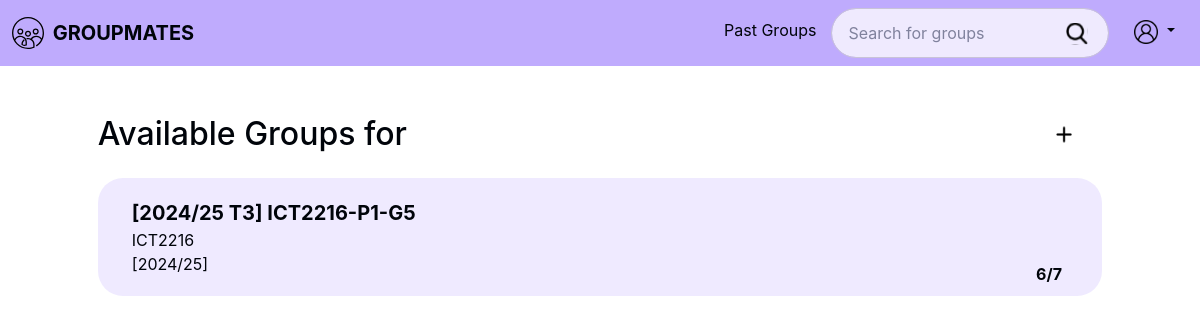
/groups.php (signed in), run on an earlier commit of the app's database.
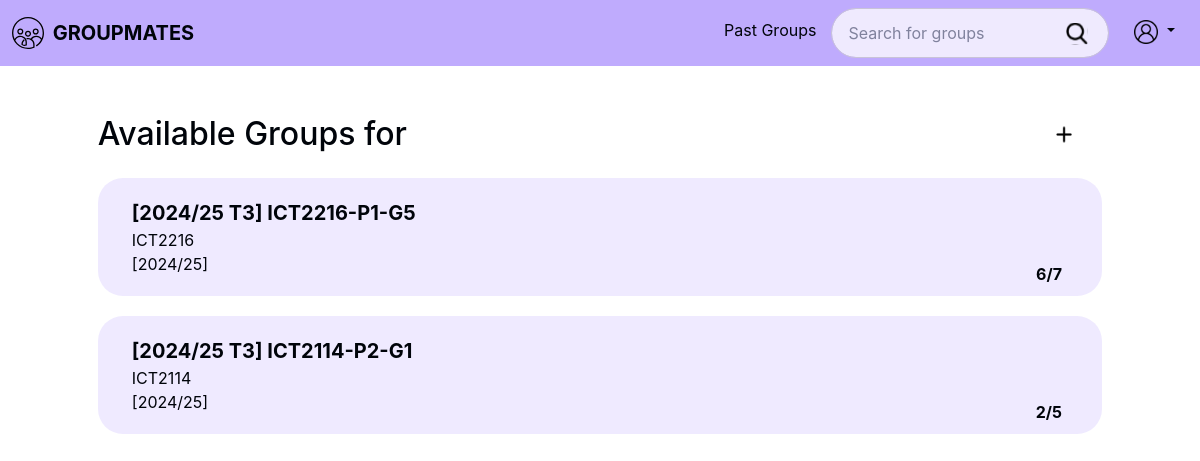
And on a later commit of the database.
### tables this page shows
CREATE TABLE `groups` (
  groupId INT AUTO_INCREMENT PRIMARY KEY,
  groupName VARCHAR(255) NOT NULL,
  acadYear VARCHAR(20) NOT NULL,
  trimester VARCHAR(10) NOT NULL,
  moduleCode VARCHAR(20) NOT NULL,
  labGroupCode VARCHAR (10) NULL,
  groupNumber INT NOT NULL,
  noOfMembers INT NOT NULL DEFAULT 0,
  maxGroupSize INT NOT NULL,
  groupStatus ENUM('active', 'inactive', 'closed') NOT NULL, 
  FOREIGN KEY (moduleCode) REFERENCES modules (moduleCode) ON DELETE RESTRICT,
  FOREIGN KEY (labGroupCode, moduleCode) REFERENCES labGroups (labGroupCode, moduleCode) ON DELETE RESTRICT
);

### src/Boundary/GroupPageController.php (called while the page is built, shortened)
<?php
class GroupPageController
{
    private GroupControl $groupControl;
    public function __construct(GroupControl $groupControl, GroupMembershipControl $groupMembershipControl, PDO $pdo)
    {
        $this->groupControl = $groupControl;
    }
    public function listAllActiveGroups(): array
    {
        return $this->groupControl->getAllActiveGroups();
    }
}
?>

### src/Control/GroupControl.php (called while the page is built, shortened)
<?php
class GroupControl
{
    private GroupRepository $groupRepo;
    public function __construct(
        GroupRepository $groupRepo,
        GroupMembershipRepository $groupMembershipRepo
    ) {
        $this->groupRepo = $groupRepo;
    }
    public function getAllActiveGroups(): array
    {
        return $this->groupRepo->getAllActiveGroups();
    }
}
?>

### src/Mapper/GroupMapper.php (called while the page is built, shortened)
<?php
class GroupMapper implements GroupRepository
{
    private PDO $dbConnection;
    public function __construct(PDO $dbConnection)
    {
        $this->dbConnection = $dbConnection;
    }
    private function mapRowToGroup(array $row): Group
    {
        $group = new Group(
            $row['acadYear'],
            $row['trimester'],
            $row['moduleCode'],
            $row['labGroupCode'],
            (int) $row['groupNumber'],
            (int) $row['maxGroupSize'],
            $row['groupStatus'],
            (int) $row['noOfMembers']
        );
        $group->assignGroupId((int) $row['groupId']);
        $group->assignGroupName($row['groupName']);
        return $group;
    }
    public function getAllActiveGroups(): array
    {
        $stmt = $this->dbConnection->prepare("SELECT * FROM `groups` WHERE groupStatus = 'active'");
        $stmt->execute();
        $groups = [];
        while ($row = $stmt->fetch(PDO::FETCH_ASSOC)) {
            $group = $this->mapRowToGroup($row);
            $groups[] = $group;
        }
        return $groups;
    }
}
?>

### src/Entity/Group.php (called while the page is built, shortened)
<?php
class Group
{
    private string $groupName;
    private string $acadYear;
    private string $moduleCode;
    private int $noOfMembers;
    private int $maxMembers;
    public function getGroupName(): string
    {
        return $this->groupName;
    }
    public function getAcadYear(): string
    {
        return $this->acadYear;
    }
    public function getModuleCode(): string
    {
        return $this->moduleCode;
    }
    public function getNoOfMembers(): int
    {
        return $this->noOfMembers;
    }
    public function getMaxMembers(): int
    {
        return $this->maxMembers;
    }
    private function setGroupName(string $groupName): void
    {
        $this->groupName = $groupName;
    }
    private function setAcadYear(string $acadYear): void
    {
        $this->acadYear = $acadYear;
    }
    private function setModuleCode(string $moduleCode): void
    {
        $this->moduleCode = $moduleCode;
    }
    private function setNoOfMembers(int $noOfMembers): void
    {
        $this->noOfMembers = $noOfMembers;
    }
    private function setMaxMembers(int $maxMembers): void
    {
        $this->maxMembers = $maxMembers;
    }
}
?>

### public/groups.php (the view, shortened to what this page needs)
<?php
require_once __DIR__ . '/../src/bootstrap.php';
$groupRepo = new GroupMapper($pdo);
$groupMembershipRepo = new GroupMembershipMapper($pdo);
$groupControl = new GroupControl($groupRepo, $groupMembershipRepo);
$groupMembershipControl = new GroupMembershipControl($groupMembershipRepo, $groupRepo);
$controller = new GroupPageController($groupControl, $groupMembershipControl, $pdo);
$groups = $controller->listAllActiveGroups();
?>
<div class="container">
    <div class="group-wrapper">
        <div class="title d-flex justify-content-between mb-4">
            <h2 class="m-0">Available Groups for </h2>
            <a href="group_create.php" class="text-decoration-none d-flex">
                <img src="img/plus.svg" alt="Add Group" class="w-100 add-group" />
            </a>
        </div>
        <?php if (count($groups) > 0): ?>
            <?php foreach ($groups as $group): ?>
                <div class="group-item">
                    <span class="group-name header"><?= htmlspecialchars($group->getGroupName()) ?></span>
                    <span class="module"><?= htmlspecialchars($group->getModuleCode()) ?></span>
                    <span class="acad-term">[<?= htmlspecialchars($group->getAcadYear()) ?>]</span>
                    <span class="member-count"><?= $group->getNoOfMembers() ?>/<?= $group->getMaxMembers() ?></span>
                </div>
            <?php endforeach; ?>
        <?php else: ?>
            <p>No groups found.</p>
        <?php endif; ?>
    </div>
</div>
<?php
include '_layout.php';
?>

What changed in the data, as far as the page shows it:
added groups: groupName "[2024/25 T3] ICT2114-P2-G1", moduleCode "ICT2114", acadYear "2024/25", noOfMembers "2", maxGroupSize "5"
